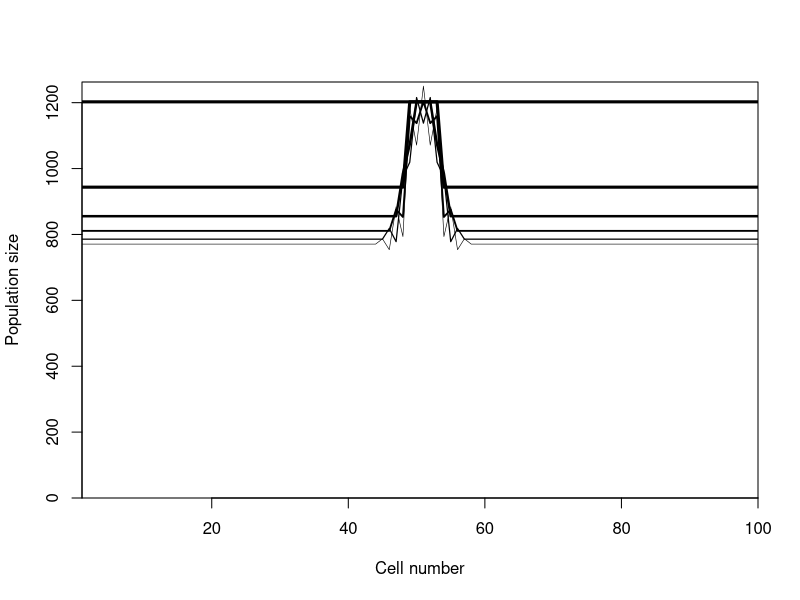
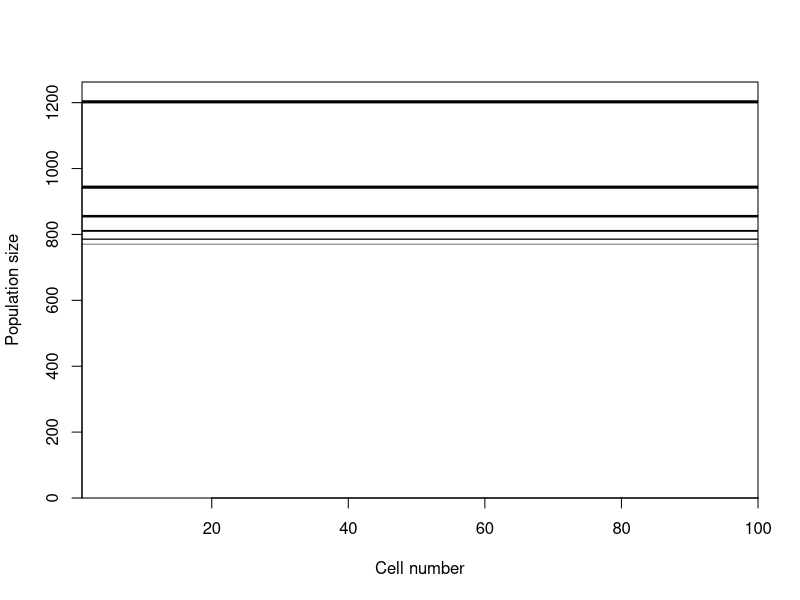

The R source for these figures, in order: (Note: this script raises an error after producing the figures.)
## ---- chunk 1
knitr::opts_chunk$set(echo = TRUE)
## ---- chunk 2
calc.harvest.vec <- function(u.out, ncells, MPA.width)  {
   u.vec <- vector(length=ncells) #create vector to store harvest rates in each cell hence the the length is ncells 
   u.vec[] <- u.out       #set every cell to u.out, equivalent to u.vec[1:ncells] <- u.out   
   if (MPA.width > 0) {   #no need to do this if there is no MPA! 
      MPA.begin <- round((ncells-MPA.width)/2)+1  #start cell of MPAin the middle of ncells 
      MPA.end <- MPA.begin + MPA.width -1         #end cell of MPA in the middle of ncells 
      u.vec[MPA.begin:MPA.end] <- 0        
   }
   return(u.vec)
}

calc.harvest.vec(u.out=0.5, ncells=100, MPA.width =5) 


## ---- chunk 3
MPA.model <- function(r, K, u.out, ncells, nsteps, 
                      MPA.width, mrate) {
   #harvest rate in each cell using function described in part 1
   u.vec <- calc.harvest.vec(u.out=u.out, ncells=ncells, MPA.width=MPA.width)
   
   #Population in each cell, empty cells place holder for later calcualtions 
   pop <- vector(length=ncells) 
   
   #set starting population in vector pop in each cell 
   # equal to K; this can be biomass estimate at first time step
    pop[]<-K
   
  # this models assumed pacman movement of individuals in the cells; where individuals moving off the right appear on the left and vice versa; there are other movement simulations that can be considered 
   #vector left.cells storing the cell numbers of cells to the left of each cell
   left.cell<- c(ncells, 1: (ncells-1))
    
   #vector right.cells storing the cell numbers of cells to the right of each cell
   right.cell<- c(2: ncells, 1) #Start at 2 since the fist cell (think corner) cannot move to the right, only to the left. the :1 wraps the area around 
   result<- vector(length=5)
   out=result
   summary<-vector(length=5)
   summary.output=summary
   #print(left.cell) #print allows you to see what the vectors look like to make sure they are right; not necessary when running simulations but are a good check 
   #print(right.cell)
   #print(u.vec)
   #print(pop)
   
   #plot the initial numbers
     plot(x=1:ncells, y=pop, xlab="Cell number", lwd=3,
        ylab="Population size", ylim=c(0, 1.05*max(pop)), 
        type="l", yaxs="i", xaxs="i")
   
   #loop through the time steps (nsteps or # of years)
   for (i in 1:nsteps) {
      #Vector "leaving" is number of individuals leaving each cell 
      #Number leaving each cell is 2*movement rate*pop size
     #since i used vector operation there is no need to loop 
      leaving<-2*mrate*pop
      #print(leaving)
      
      #The number of immigrants is 1/2 those leaving cells to the left and 1/2 those leaving cells to the right. 
      #The idea here is that individuals evely migrate to left and right cells
      arriving<-0.5*leaving[left.cell]+ 0.5*leaving[right.cell]
      #print(arriving)
      
      #surplus production from the logistic model
      surplus<- r*pop *(1-pop/K)
      #print (surplus)
      #catches = harvest rate in each cell times the population size 
      #basically how much are we catching at each time step
      catches<- u.vec*pop
      #print(catches)
      
      #Now that we caught some fish and some migrated we update the population numbers
      pop<-pop+surplus-catches- leaving+ arriving
      #print(pop)
      #plot the population in each cell (uncomment when ready); plot allows us to see what population numbers look like in each cell as the model steps through each time step. We should see higher population inside MPA since harvest rate is 0.
      
      lines(x=1:ncells, y=pop, lwd=(nsteps-i+1)/nsteps*3)
      
      #result is a list of surplus, catches and pop in each cell; more detail 
      result=cbind(leaving, arriving, surplus, catches, pop)
      #binds each time step
      out=cbind(out, result)
      
      #results of each variable summed across all cells in each time step
      summary=cbind(leave=sum(leaving), arrive=sum(arriving), sur = sum(surplus), catch=sum(catches), biomass = sum(pop))
      #Every row represents a time step ie a year 
      summary.output= rbind (summary.output, summary)
   }
    return(summary.output) # can change this to out for more details 
}

MPA_octopus <- MPA.model(r=0.566, K=1202.62, u.out=0.2154, ncells=100,
          MPA.width=5, nsteps=5, mrate=0.5)

NoMPA_octopus <- MPA.model(r=0.566, K=1202.62, u.out=0.2154, ncells=100,
          MPA.width=0, nsteps=5, mrate=0.5) #assuming no MPA MPA.width set to 0 everything else remains the same 
## ---- chunk 4

MPA_octopus.df<- data.frame(MPA_octopus[-1,])%>%
  mutate(year=c(2015:2019))%>%
  rename(c("leave"="MPAleave", "arrive"="MPAarrive", "sur"="MPAsurplus", "catch"= "MPAcatch", "biomass"="MPAbiomass"))
NoMPA_octopus.df<-data.frame(NoMPA_octopus[-1,])%>%
    mutate(year=c(2015:2019))

merge<-merge(MPA_octopus.df, NoMPA_octopus.df, by="year")

ggplot(data=merge, aes(x=year))+
  geom_line(aes(y=MPAbiomass), color="blue")+
  geom_line(aes(y=biomass), color="green")+
  geom_point(aes(y=MPAbiomass), color="blue")+
  geom_point(aes(y=biomass))+
  labs(x="Year", y="Projected biomass (MT)")+
  theme_classic()+
  theme(legend.title=element_blank())+
  ggtitle("Octopus Biomass")
